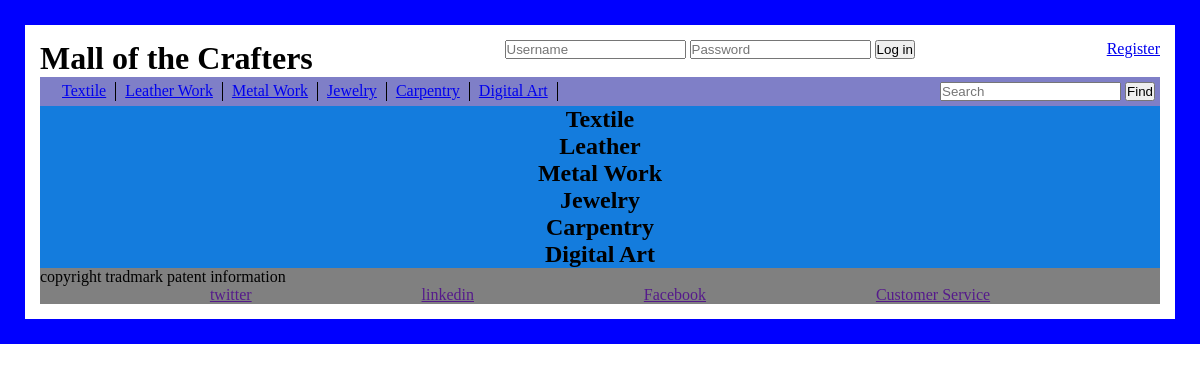
The app's page /, older data.
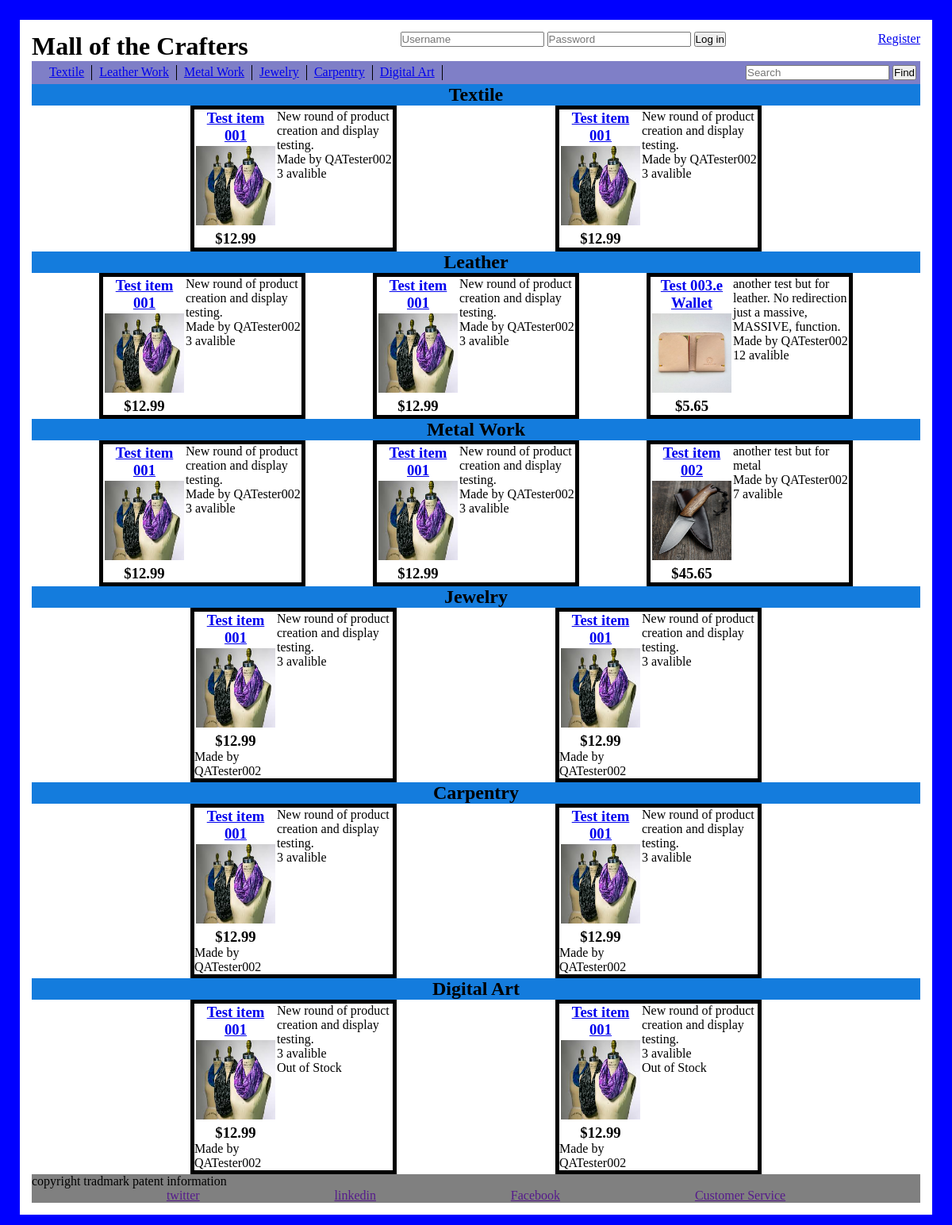
The same page, newer data.
### CrafterMall/models.py (models this page shows)
class Textile_Craft(models.Model):
    craft_name = models.CharField(max_length=45, default = ' ')
    description = models.TextField()
    craft_image = models.ImageField(null=True, blank=True, upload_to='img/')
    price = models.DecimalField(max_digits=6, decimal_places=2)
    seller = models.ForeignKey(Users, related_name="tailor", on_delete = models.CASCADE)
    in_stock_num = models.IntegerField(default=0)
    on_order = models.BooleanField(default=False)
    material = models.CharField(max_length=45,default='Textile_Craft')
    created_at = models.DateTimeField(auto_now_add=True)
    updated_at = models.DateTimeField(auto_now=True)

class Users(models.Model):
    user_name = models.CharField(max_length=12)
    email = models.CharField( max_length=254)
    password = models.CharField(max_length=50)
    has_store = models.BooleanField(default=False)
    store_name = models.CharField(max_length=45, default='None')
    created_at = models.DateTimeField(auto_now_add=True)
    updated_at = models.DateTimeField(auto_now=True)
    objects = Darth_Valid()

class Leather_Craft(models.Model):
    craft_name = models.CharField(max_length=45, default = ' ')
    description = models.TextField()
    craft_image = models.ImageField(null=True, blank=True, upload_to='img/')
    price = models.DecimalField(max_digits=6, decimal_places=2)
    seller = models.ForeignKey(Users, related_name="leatherworker", on_delete = models.CASCADE)
    in_stock_num = models.IntegerField(default=0)
    on_order = models.BooleanField(default=False)
    material = models.CharField(max_length=45,default='Leather_Craft')
    created_at = models.DateTimeField(auto_now_add=True)
    updated_at = models.DateTimeField(auto_now=True)

class Metal_Craft(models.Model):
    craft_name = models.CharField(max_length=45, default = ' ')
    description = models.TextField()
    craft_image = models.ImageField(null=True, blank=True, upload_to='img/')
    price = models.DecimalField(max_digits=6, decimal_places=2)
    seller = models.ForeignKey(Users, related_name="smith", on_delete = models.CASCADE)
    in_stock_num = models.IntegerField(default=0)
    on_order = models.BooleanField(default=False)
    material = models.CharField(max_length=45,default='Metal_Craft')
    created_at = models.DateTimeField(auto_now_add=True)
    updated_at = models.DateTimeField(auto_now=True)

class Jewelry_Craft(models.Model):
    craft_name = models.CharField(max_length=45, default = ' ')
    description = models.TextField()
    craft_image = models.ImageField(null=True, blank=True, upload_to='img/')
    price = models.DecimalField(max_digits=8, decimal_places=2)
    seller = models.ForeignKey(Users, related_name="jeweler", on_delete = models.CASCADE)
    in_stock_num = models.IntegerField(default=0)
    on_order = models.BooleanField(default=False)
    material = models.CharField(max_length=45,default='Jewelry_Craft')
    created_at = models.DateTimeField(auto_now_add=True)
    updated_at = models.DateTimeField(auto_now=True)

class Wood_Craft(models.Model):
    craft_name = models.CharField(max_length=45, default = ' ')
    description = models.TextField()
    craft_image = models.ImageField(null=True, blank=True, upload_to='img/')
    price = models.DecimalField(max_digits=6, decimal_places=2)
    seller = models.ForeignKey(Users, related_name="carpenter", on_delete = models.CASCADE)
    in_stock_num = models.IntegerField(default=0)
    on_order = models.BooleanField(default=False)
    material = models.CharField(max_length=45,default='Wood_Craft')
    created_at = models.DateTimeField(auto_now_add=True)
    updated_at = models.DateTimeField(auto_now=True)

class Digital_Craft(models.Model):
    craft_name = models.CharField(max_length=45, default = ' ')
    description = models.TextField()
    craft_image = models.ImageField(null=True, blank=True, upload_to='img/')
    price = models.DecimalField(max_digits=6, decimal_places=2)
    seller = models.ForeignKey(Users, related_name="artist", on_delete = models.CASCADE)
    in_stock_num = models.IntegerField(default=0)
    on_order = models.BooleanField(default=False)
    material = models.CharField(max_length=45,default='Digital_Craft')
    created_at = models.DateTimeField(auto_now_add=True)
    updated_at = models.DateTimeField(auto_now=True)

### CrafterMall/views.py (the view, shortened to what this page needs)
# urls.py: path('', views.index),
def index(request):
    context ={
        'text_db': Textile_Craft.objects.all(),
        'wood_db': Wood_Craft.objects.all(),
        'metal_db' : Metal_Craft.objects.all(),
        'leather_db' : Leather_Craft.objects.all(),
        'jewel_db' : Jewelry_Craft.objects.all(),
        'digital_db' : Digital_Craft.objects.all(),
        }
    if('userid' not in request.session):
        print("not logged")
        return render(request, 'index.html', context)

### CrafterMall/templates/index.html (shortened to what the changed rows need)
{%extends 'base.html'%}
{% load static %}
{%block content%}
        <div class="mainBody">
            <h2>Textile</h2>
            <div class="display_product">
                {%for item in text_db%}
                    <div class="craft">
                        <div class="craftImg">
                            <h3><a href="/show_product/{{item.material}}/{{item.id}}">{{item.craft_name}}</a></h3>
                            <img src="{{MEDIA_URL}}{{item.craft_image}}" alt="Broken image">
                            <h3>${{item.price}}</h3>
                        </div>
                        <div class="craft_info">
                            <p>{{item.description}}</p>
                            <p>Made by {{item.seller.user_name}}</p>
                            {% if item.in_stock_num != 0 %}
                            <p>{{item.in_stock_num}} avalible</p>
                            {%else%}
                            <p>Out of Stock</p>
                            {%endif%}
                        </div>
                    </div>
                {%endfor%}
            </div>
            <h2>Leather</h2>
            <div class="display_product">
                {%for item in leather_db%}
                    <div class="craft">
                        <div class="craftImg">
                            <h3><a href="/show_product/{{item.material}}/{{item.id}}">{{item.craft_name}}</a></h3>
                            <img src="{{MEDIA_URL}}{{item.craft_image}}" alt="Broken image">
                            <h3>${{item.price}}</h3>
                        </div>
                        <div class="craft_info">
                            <p>{{item.description}}</p>
                            <p>Made by {{item.seller.user_name}}</p>
                            {% if item.in_stock_num != 0 %}
                            <p>{{item.in_stock_num}} avalible</p>
                            {%else%}
                            <p>Out of Stock</p>
                            {%endif%}
                        </div>
                    </div>
                {%endfor%}
            </div>
            <h2>Metal Work</h2>
            <div class="display_product">
                {%for item in metal_db%}
                    <div class="craft">
                        <div class="craftImg">
                            <h3><a href="/show_product/{{item.material}}/{{item.id}}">{{item.craft_name}}</a></h3>
                            <img src="{{MEDIA_URL}}{{item.craft_image}}" alt="Broken image">
                            <h3>${{item.price}}</h3>
                        </div>
                        <div class="craft_info">
                            <p>{{item.description}}</p>
                            <p>Made by {{item.seller.user_name}}</p>
                            {% if item.in_stock_num != 0 %}
                            <p>{{item.in_stock_num}} avalible</p>
                            {%else%}
                            <p>Out of Stock</p>
                            {%endif%}
                        </div>
                    </div>
                {%endfor%}
            </div>
            <h2>Jewelry</h2>
            <div class="display_product">
                {%for item in jewel_db%}
                    <div class="craft">
                        <div class="craftImg">
                            <h3><a href="/show_product/{{item.material}}/{{item.id}}">{{item.craft_name}}</a></h3>
                            <img src="{{MEDIA_URL}}{{item.craft_image}}" alt="Broken image">
                            <h3>${{item.price}}</h3>
                            <p>Made by {{item.seller.user_name}}</p>
                        </div>
                        <div class="craft_info">
                            <p>{{item.description}}</p>
                            {% if item.in_stock_num != 0 %}
                            <p>{{item.in_stock_num}} avalible</p>
                            {%else%}
                            <p>Out of Stock</p>
                            {%endif%}
                        </div>
                    </div>
                {%endfor%}
            </div>
            <h2>Carpentry</h2>
            <div class="display_product">
                {%for item in wood_db%}
                    <div class="craft">
                        <div class="craftImg">
                            <h3><a href="/show_product/{{item.material}}/{{item.id}}">{{item.craft_name}}</a></h3>
                            <img src="{{MEDIA_URL}}{{item.craft_image}}" alt="Broken image">
                            <h3>${{item.price}}</h3>
                            <p>Made by {{item.seller.user_name}}</p>
                        </div>
                        <div class="craft_info">
                            <p>{{item.description}}</p>
                            {% if item.in_stock_num != 0 %}
                            <p>{{item.in_stock_num}} avalible</p>
                            {%else%}
                            <p>Out of Stock</p>
                            {%endif%}
                        </div>
                    </div>
                {%endfor%}
            </div>
            <h2>Digital Art</h2>
            <div class="display_product">
                {%for item in digital_db%}
                    <div class="craft">
                        <div class="craftImg">
                            <h3><a href="/show_product/{{item.material}}/{{item.id}}">{{item.craft_name}}</a></h3>
                            <img src="{{MEDIA_URL}}{{item.craft_image}}" alt="Broken image">
                            <h3>${{item.price}}</h3>
                            <p>Made by {{item.seller.user_name}}</p>
                        </div>
                        <div class="craft_info">
                            <p>{{item.description}}</p>
                            {% if item.in_stock_num != 0 %}
                            <p>{{item.in_stock_num}} avalible</p>
                            {%endif%}
                            {%if item.in_stock_num and item.on_order == False%}
                            <p>Out of Stock</p>
                            {%endif%}
                        </div>
                    </div>
                {%endfor%}
            </div>
        </div>
{% endblock %}

Row changes from the older to the newer data that the page shows:
added Textile_Craft: craft_name "Test item 001", craft_image (picture), price "12.99", description "New round of product creation and display testing.", seller.user_name "QATester002", in_stock_num "3"
added Textile_Craft: craft_name "Test item 001", craft_image (picture), price "12.99", description "New round of product creation and display testing.", seller.user_name "QATester002", in_stock_num "3"
added Leather_Craft: craft_name "Test item 001", craft_image (picture), price "12.99", description "New round of product creation and display testing.", seller.user_name "QATester002", in_stock_num "3"
added Leather_Craft: craft_name "Test item 001", craft_image (picture), price "12.99", description "New round of product creation and display testing.", seller.user_name "QATester002", in_stock_num "3"
added Leather_Craft: craft_name "Test 003.e Wallet", craft_image (picture), price "5.65", description "another test but for leather. No redirection just a massive, MASSIVE, function.", seller.user_name "QATester002", in_stock_num "12"
added Metal_Craft: craft_name "Test item 001", craft_image (picture), price "12.99", description "New round of product creation and display testing.", seller.user_name "QATester002", in_stock_num "3"
added Metal_Craft: craft_name "Test item 001", craft_image (picture), price "12.99", description "New round of product creation and display testing.", seller.user_name "QATester002", in_stock_num "3"
added Metal_Craft: craft_name "Test item 002", craft_image (picture), price "45.65", description "another test but for metal", seller.user_name "QATester002", in_stock_num "7"
added Jewelry_Craft: craft_name "Test item 001", craft_image (picture), price "12.99", seller.user_name "QATester002", description "New round of product creation and display testing.", in_stock_num "3"
added Jewelry_Craft: craft_name "Test item 001", craft_image (picture), price "12.99", seller.user_name "QATester002", description "New round of product creation and display testing.", in_stock_num "3"
added Wood_Craft: craft_name "Test item 001", craft_image (picture), price "12.99", seller.user_name "QATester002", description "New round of product creation and display testing.", in_stock_num "3"
added Wood_Craft: craft_name "Test item 001", craft_image (picture), price "12.99", seller.user_name "QATester002", description "New round of product creation and display testing.", in_stock_num "3"
added Digital_Craft: craft_name "Test item 001", craft_image (picture), price "12.99", seller.user_name "QATester002", description "New round of product creation and display testing.", in_stock_num "3", on_order "Out of Stock"
added Digital_Craft: craft_name "Test item 001", craft_image (picture), price "12.99", seller.user_name "QATester002", description "New round of product creation and display testing.", in_stock_num "3", on_order "Out of Stock"
